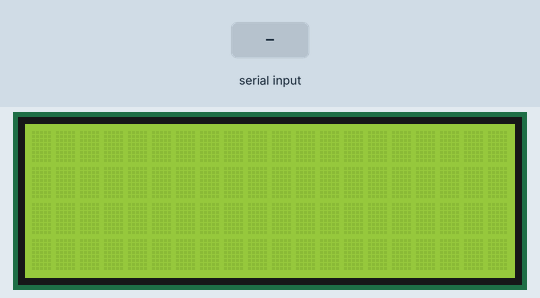
Bench run of a sketch on a simulated Arduino Uno, built with avr-gcc and run on an emulated ATmega328P. On the bench: 20×4 character LCD. The inputs (shaded band) are chosen by the test bench.

Above: at 1.2 s.
1.3 s: byte 1 (1) received over Serial
At 1.9 s:
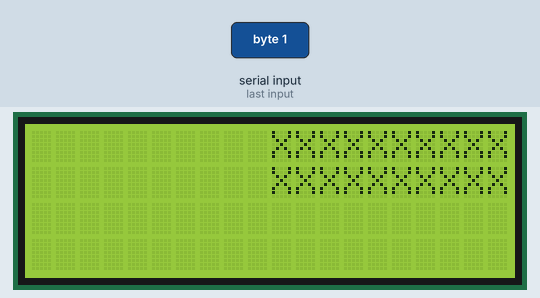
4.3 s: byte 2 (2) received over Serial
At 5.1 s:
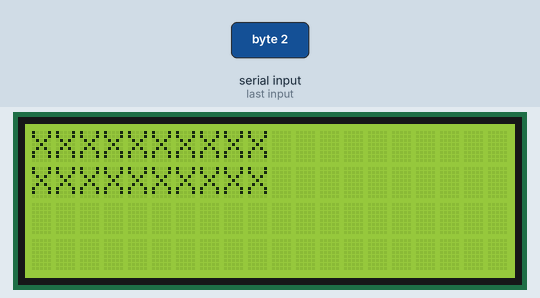
Timing chart, 0 to 7.3 s (numbered marks = the images above; inputs shaded):
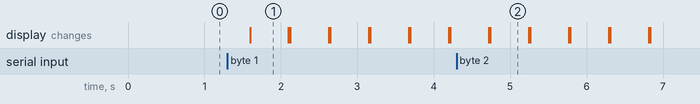

The sketch:

LCD_code.ino
```cpp
#include <hd44780.h>
#include <Wire.h>
#include <LiquidCrystal_I2C.h>


// Set the LCD address to 0x27 for a 16 chars and 2 line display
LiquidCrystal_I2C lcd(0x27, 20, 4);
int input;
void setup(){
	// initialize the LCD
  Serial.begin(9600);
	lcd.init();

	// Turn on the blacklight and print a message.
	lcd.backlight();
}

void loop()
{
  if(Serial.available()>0){
  //input=Serial.parseInt();
  input=Serial.read();
  }else{
    lcd.setCursor(0,0);
  }
   if (input==1){
    lcd.setCursor(10,0);
    lcd.print("XXXXXXXXXX");
    lcd.setCursor(10,1);
    lcd.print("XXXXXXXXXX");
   }
   if (input==2){
    lcd.setCursor(0,0);
    lcd.print("XXXXXXXXXX");
    lcd.setCursor(0,1);
    lcd.print("XXXXXXXXXX");
   }
   if (input==3){
    lcd.setCursor(0,2);
    lcd.print("XXXXXXXXXX");
    lcd.setCursor(0,3);
    lcd.print("XXXXXXXXXX");
   }
   if (input==4){
    lcd.setCursor(10,2);
    lcd.print("XXXXXXXXXX");
    lcd.setCursor(10,3);
    lcd.print("XXXXXXXXXX");
   }
   delay(500);
   lcd.clear();
	// Do nothing here...s
}
```

Measured:
- after the input at 1.3 s, the display: changes after 0.30 s (image 1)
- after the input at 4.3 s, the display: first differs from a run without the input after 0.44 s (image 2)
- what the display in image 1 shows lasts 0.5 s, from 1.6 s to 2.1 s
